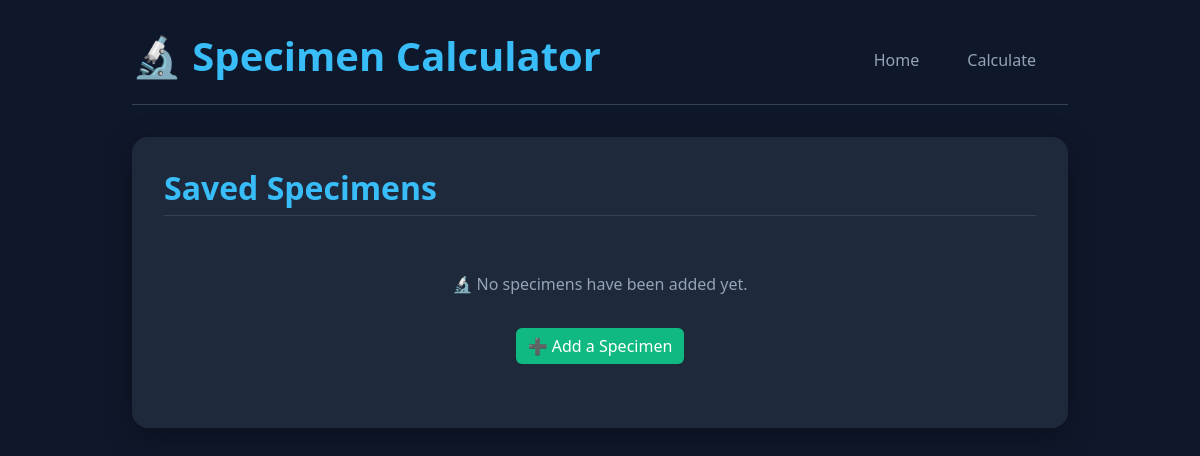
Before: / with the older database file.
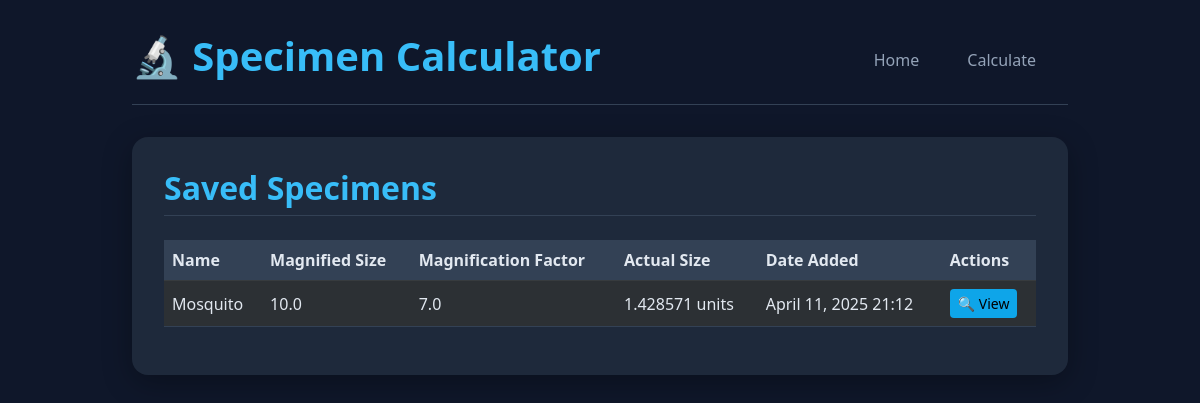
After: the same page with the newer database file.
### website/models.py (models this page shows, shortened)
class Specimen(models.Model):
    name = models.CharField(max_length=100)
    size = models.FloatField()
    mag_factor = models.FloatField()
    actual_size = models.FloatField()
    date_added = models.DateTimeField(default=timezone.now)

### website/views.py (the view)
# urls.py: path('', SpecimenListView.as_view(), name='home'),
class SpecimenListView(ListView):
    model = Specimen
    template_name = 'website/home.html'
    context_object_name = 'specimens'
    ordering = ['-date_added']

### website/templates/website/home.html (shortened to what this page needs)
{% extends "base.html" %}
{% block content %}
<div class="dashboard-card">
    <h2>Saved Specimens</h2>
    {% if specimens %}
        <div class="table-responsive">
            <table class="table table-dark table-striped">
                <thead>
                    <tr>
                        <th>Name</th>
                        <th>Magnified Size</th>
                        <th>Magnification Factor</th>
                        <th>Actual Size</th>
                        <th>Date Added</th>
                        <th>Actions</th>
                    </tr>
                </thead>
                <tbody>
                    {% for specimen in specimens %}
                        <tr>
                            <td>{{ specimen.name }}</td>
                            <td>{{ specimen.size }}</td>
                            <td>{{ specimen.mag_factor }}</td>
                            <td>{{ specimen.actual_size|floatformat:6 }} units</td>
                            <td>{{ specimen.date_added|date:"F d, Y H:i" }}</td>
                            <td>
                                <a href="{% url 'detail' specimen.id %}" class="btn btn-sm btn-info">🔍 View</a>
                            </td>
                        </tr>
                    {% endfor %}
                </tbody>
            </table>
        </div>
    {% else %}
        <div class="no-specimen">
            <p>🔬 No specimens have been added yet.</p>
            <a href="{% url 'calculate' %}" class="btn btn-primary mt-3">➕ Add a Specimen</a>
        </div>
    {% endif %}
</div>
{% endblock content %}

### templates/base.html (shortened to what this page needs)
<!DOCTYPE html>
<html lang="en">
<head>
    <link href="https://cdn.jsdelivr.net/npm/bootstrap@5.3.0-alpha1/dist/css/bootstrap.min.css" rel="stylesheet">
</head>
<body>
    <div class="container">
        <header class="header">
            <div class="d-flex justify-content-between align-items-center">
                <h1>🔬 Specimen Calculator</h1>
                <nav>
                    <ul class="nav">
                        <li class="nav-item">
                            <a class="nav-link" href="{% url 'home' %}">Home</a>
                        </li>
                        <li class="nav-item">
                            <a class="nav-link" href="{% url 'calculate' %}">Calculate</a>
                        </li>
                    </ul>
                </nav>
            </div>
        </header>
        {% block content %}{% endblock %}
    </div>
</body>
</html>

### templates/base.html (style rules this page uses)
body { background-color: #0f172a; color: #f1f5f9; padding-top: 2rem; padding-bottom: 2rem; font-family: 'Segoe UI', Tahoma, Geneva, Verdana, sans-serif; }
a { color: #38bdf8; text-decoration: none; }
.container { max-width: 960px; }
.header { margin-bottom: 2rem; padding-bottom: 1rem; border-bottom: 1px solid #334155; }
.header h1 { color: #38bdf8; font-weight: 700; }
.nav-link { color: #94a3b8 !important; margin-right: 1rem; }

### website/templates/website/home.html (style rules this page uses)
body { background-color: #0f172a; color: #f1f5f9; font-family: 'Segoe UI', Tahoma, Geneva, Verdana, sans-serif; }
.dashboard-card { background-color: #1e293b; padding: 2rem; border-radius: 16px; box-shadow: 0 8px 30px rgba(0, 0, 0, 0.3); margin-top: 2rem; }
.dashboard-card h2 { color: #38bdf8; font-size: 2rem; font-weight: 600; margin-bottom: 1.5rem; border-bottom: 1px solid #334155; padding-bottom: 0.5rem; }
.table-dark th, .table-dark td { color: #e2e8f0; vertical-align: middle; }
.table-dark th { background-color: #334155; }
.table-dark tbody tr { background-color: #1e293b; border-bottom: 1px solid #334155; transition: background 0.3s ease; }
.btn-info { background-color: #0ea5e9; border: none; }

Changed rows visible on the page:
added Specimen: name "Mosquito", size "10.0", mag_factor "7.0", actual_size "1.428571", date_added "April 11, 2025 21:12"
Other visible differences:
text no longer shown: "🔬 No specimens have been added yet. ➕ Add a Specimen"
text now shown: "Name Magnified Size Magnification Factor Actual Size Date Added Actions"
